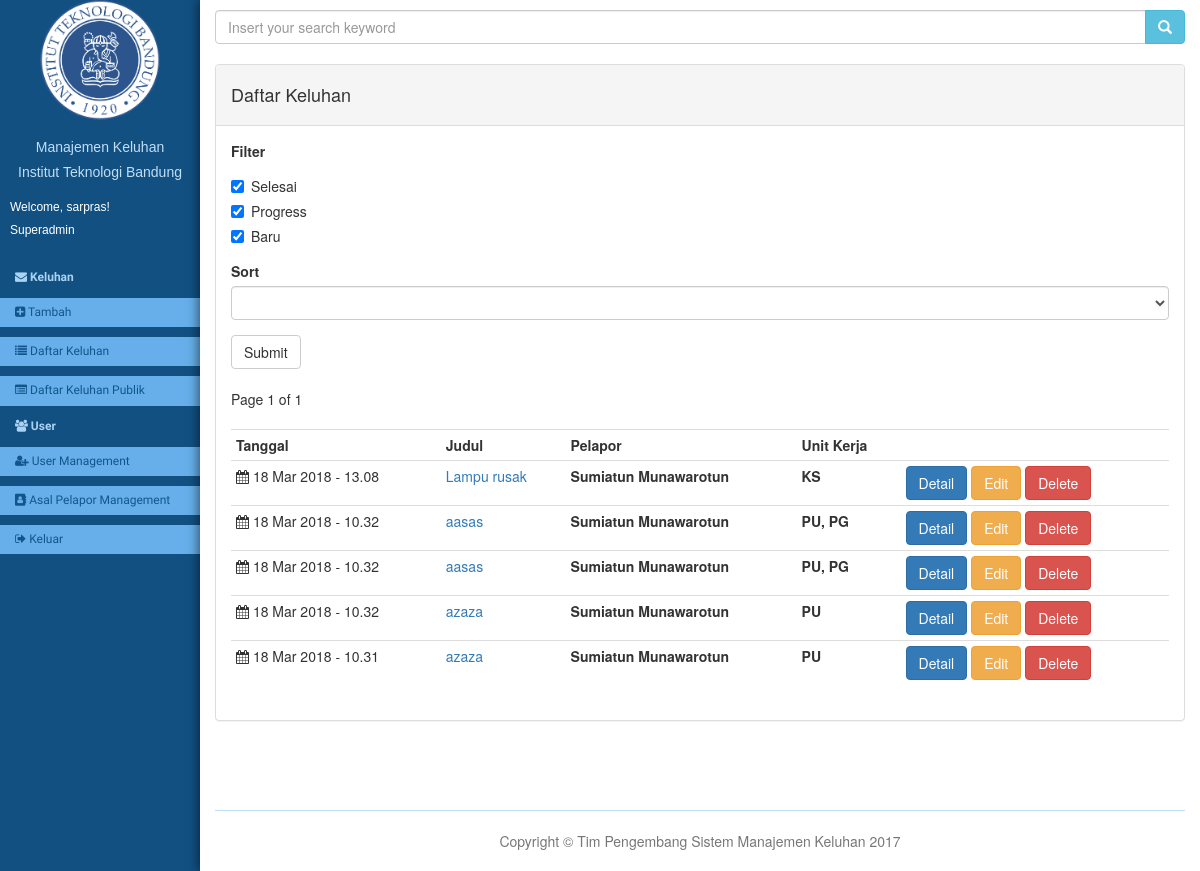
Screenshot of /complaints/ (signed in) with the database file from the repository.
### complaintManager/models.py (models this page shows, shortened)
class Member(models.Model):
    user = models.OneToOneField(User, on_delete=models.CASCADE)
    role = models.ForeignKey(Role, on_delete=models.CASCADE)
    origin = models.ForeignKey(Origin,on_delete=models.CASCADE)
    phone = models.CharField(max_length=20,default='')
    def isSuperadmin(self):
        return self.role.name == 'SA'

class Role(models.Model):
    ROLES = (
        ('PU', 'Perawatan Utilitas'),
        ('PG', 'Perawatan Gedung'),
        ('OG', 'Operasional dan Kebersihan Gedung'),
        ('KS', 'Kebersihan dan Pengelolaan Sampah'),
        ('IA', 'Inventarisasi Aset'),
        ('PDA', 'Pendayagunaan Aset'),
        ('PHA', 'Penghapusan Aset'),
        ('PD', 'Penerimaan dan Distribusi'),
        ('S', 'Sekretariat'),
        ('D', 'Direktur'),
        ('WD', 'Wakil Direktur'),
        ('KAI', 'Kepala Subdit Pendayagunaan Aset dan Inventarisasi'),
        ('KO', 'Kepala Subdit Operasional dan Kebersihan'),
        ('KPA', 'Kepala Subdit Perawatan Aset'),
        ('SA', 'Superadmin'),
    )
    name = models.CharField(max_length=10, choices=ROLES)
    divisions = models.ManyToManyField(Division)
    def __str__(self):
        return dict(self.ROLES)[self.name]

class Complaint(models.Model):
    STATUS = (
        ('S', 'Submitted'),
        ('P', 'On Progress'),
        ('F', 'Finished')
    )
    title = models.CharField(max_length=200)
    description = models.TextField(max_length=500)
    member = models.ForeignKey(Member, on_delete=models.CASCADE)
    location = models.OneToOneField(Location, on_delete=models.CASCADE)
    status = models.CharField(max_length=5, choices=STATUS,
                              null=False, blank=False, default='S')
    priority = models.PositiveIntegerField(default=1)
    assigned_divisions = models.ManyToManyField(Division, blank=True)
    reported = models.DateTimeField(default=timezone.now)
    is_public = models.BooleanField()
    leader = models.ForeignKey(Division, blank=True, null=True, related_name='leader', on_delete=models.PROTECT)

class Division(models.Model):
    DIVISIONS = (
        ('PU', 'Perawatan Utilitas'),
        ('PG', 'Perawatan Gedung'),
        ('OG', 'Operasional dan Kebersihan Gedung'),
        ('KS', 'Kebersihan dan Pengelolaan Sampah'),
        ('IA', 'Inventarisasi Aset'),
        ('PDA', 'Pendayagunaan Aset'),
        ('PHA', 'Penghapusan Aset'),
        ('PD', 'Penerimaan dan Distribusi'),
        ('S', 'Sekretariat'),
    )
    name = models.CharField(max_length=10, choices=DIVISIONS)

### complaintManager/views.py (the view)
# urls.py: url(r'^complaints/$', views.complaint_list, name='complaint_list'),
@login_required
def complaint_list(request):
    success_edit = False
    success_create = False
    if request.GET.get('success_edit'):
        success_edit = True
    if request.GET.get('success_create'):
        success_create = True
    if request.user.member.isSuperadmin():
        accessible_complaints = Complaint.objects.all()
    else:
        accessible_divisions = request.user.member.role.divisions.all()
        accessible_complaints = Complaint.objects.filter(
            assigned_divisions__in=accessible_divisions
        )
    complaints_unpaginated = accessible_complaints.exclude(
        assigned_divisions=None
    )
    orderings = {
        'none': '-reported',  # The default is to order by report time
        'reported': '-reported',  # Default may change one day
        'title': 'title',
    }
    filters = {
        'done': Q(status='F'),
        'progress': Q(status='P'),
        'new': Q(status='S'),
    }
    search_query = request.GET.get('search')
    if search_query :
        complaints_unpaginated = complaints_unpaginated.filter(
            Q(title__icontains=search_query)
            | Q(informer__name__icontains=search_query)
        )
    desired_order = request.GET.get('sort', 'none')
    desired_filter = request.GET.getlist('filter', ['done', 'progress', 'new'])
    filter_qs = [filters[f] for f in desired_filter]
    filter_q = filter_qs[0]
    for q in filter_qs[1:]:
        filter_q = filter_q | q
    complaints_unpaginated = (
        complaints_unpaginated.order_by(orderings[desired_order])
                              .filter(filter_q)
    )
    paginator = Paginator(complaints_unpaginated, 10)
    page = request.GET.get('page')
    try:
        complaints = paginator.page(page)
    except PageNotAnInteger:
        complaints = paginator.page(1)
    except EmptyPage:
        complaints = paginator.page(paginator.num_pages)
    template = 'complaintManager/list-keluhan.html'
    return render(
        request, template, {
            'complaints': complaints,
            'title': 'Daftar Keluhan',
            'success_edit': success_edit,
            'success_create': success_create,
            'search_query' : search_query,
            'list_state': {
                'filter': desired_filter,
                'sort': desired_order
            },
        })

### complaintManager/templates/complaintManager/list-keluhan.html (shortened to what this page needs)
  {% extends "complaintManager/base.html" %}
{% block content %}
<div class="search-input">
    <form class="">
        <div class="input-group col-md-12">
            <input type="text" class="form-control" placeholder="Insert your search keyword" {% if search_query %}value={{ search_query }}{% endif %} name="search" />
            <span class="input-group-btn">
                <button class="btn btn-info" type="submit">
                    <div class="glyphicon glyphicon-search"></div>
                </button>
            </span>
        </div>
    </form>
</div>
<br>
<div class="panel panel-default panel-light">
  <div class="panel-heading">
    <div class="row">
           <div class="col-md-4">
             <h4 clas="panel-title">{{ title }}</h3>
           </div>
       </div>
  </div>
  <div class="panel-body nopadding">
    <form class="">
      <div class="form-group">
        <label>Filter</label>
        <div class="checkbox">
          <label>
            <input type="checkbox" name="filter" value="done"
              {% if 'done' in list_state.filter %}checked{% endif %}
            >
            Selesai
          </label>
        </div>
        <div class="checkbox">
          <label>
            <input type="checkbox" name="filter" value="progress"
              {% if 'progress' in list_state.filter %}checked{% endif %}
            >
            Progress
          </label>
        </div>
        <div class="checkbox">
          <label>
            <input type="checkbox" name="filter" value="new"
              {% if 'new' in list_state.filter %}checked{% endif %}
            >
            Baru
          </label>
        </div>
      </div>
      <div class="form-group">
        <label for="form-sort">Sort</label>
        <select class="form-control" name="sort">
          <option value="none" {% if list_state.sort == 'none' %}selected{% endif %}></option>
          <option value="reported" {% if list_state.sort == 'reported' %}selected{% endif %}>Tanggal Laporan</option>
        </select>
      </div>
      <button type="submit" class="btn btn-default">Submit</button>
    </form>
    <table class="table table-condensed table-hover summary-report">
      <tbody id="summary_report">
        <tr>
          <th>Tanggal</th>
          <th>Judul</th>
          <th>Pelapor</th>
          <th>Unit Kerja</th>
          <th></th>
        </tr>
        {% for complaint in complaints %}
        <tr>
          <td class="date-time">
            <i class="fa fa-calendar"></i> {{ complaint.reported | date:"j M Y - G.i" }}
          </td>
          <td><a href="{% url 'complaintManager:complaint_status' complaint.id %}">{{ complaint.title }}</a></td>
          <td class="contact-note">
            <strong>{{ complaint.member.user.first_name }} {{ complaint.member.user.last_name}} </strong>
          </td>
          <td class="contact-note">
            <strong>{% for division in complaint.assigned_divisions.all %}
              {{ division.name }}{% if not forloop.last %}, {% endif %}
            {% endfor %}</strong>
          </td>
          <td>
            <a href="{% url 'complaintManager:complaint_status' complaint.id %}" class="btn btn-primary">Detail</a>
            {% if user.member.role.name == 'SA' %}
            <a href="{% url 'complaintManager:complaint_edit' complaint.id %}" class="btn btn-warning">Edit</a>
            <button type="button" class="btn btn-danger" id="delete-keluhan"
            data-toggle="modal" data-target="#deleteKeluhan">Delete</button>
            {% endif %}
          </td>
        </tr>
        {% endfor %}
        <div class="pagination">
            <span class="step-links">
                <span class="current">
                    Page {{ complaints.number }} of {{ complaints.paginator.num_pages }}
                </span>
            </span>
        </div>
      </tbody>
    </table>
  </div>
</div>
{% endblock %}

### complaintManager/templates/complaintManager/base.html (shortened to what this page needs)
{% load static %}
<!DOCTYPE html>
<html lang="en">
<head>
  <link href="{% static 'complaintManager/css/bootstrap.min.css' %}" rel="stylesheet">
  <link rel="stylesheet" href="{% static 'complaintManager/css/main.css' %}">
  <link href="{% static 'complaintManager/font-awesome/css/font-awesome.min.css' %}" rel="stylesheet" type="text/css">
</head>
<body>
  <div class="container-fluid">
    <div class="row">
      <div class="col-md-2 sidebar" id="sidebar-wrapper">
        <ul class="nav nav-stacked nav-pills">
          <div class="text-center">
            <a href="{% url 'complaintManager:index' %}" class="sidebar-title">
              <img id="logo-itb" height="120px" width="120px" name="Logo" class="img-circle" src="{% static 'complaintManager/img/logo-itb.png' %}" alt="logo-itb">
              <h5 id="title">Manajemen Keluhan</h5>
              <h5 id="title">Institut Teknologi Bandung</h5>
            </a>
            {% if user.is_authenticated %}
            <div class="user-profile text-left" style="color: white; padding: 0 1rem;">
              <h6 id="title">Welcome, {{ user.username }}!</h5>
              <h6 id="title">{{ user.member.role }}</h5>
            </div>
            {% endif %}
          </div>
          {% if user.is_authenticated %}
          {% block sidebar %}
          <ul class="nav">
            <li class="sidebar-menu-section-header">
              <i class="fa fa-envelope"></i> Keluhan
            </li>
            {% if user.member.isSuperadmin %}
            <li><a href="{% url 'complaintManager:complaint_create' %}">
              <i class="fa fa-plus-square"></i> Tambah
            </a></li>
            {% endif %}
            <li><a href="{% url 'complaintManager:complaint_list' %}">
              <i class="fa fa-list"></i> Daftar Keluhan
            </a></li>
            {% if user.member.isSuperadmin %}
            <li><a href="{% url 'complaintManager:complaint_list_public' %}">
              <i class="fa fa-list-alt"></i> Daftar Keluhan Publik
            </a></li>
            {% endif %}
            <li class="sidebar-menu-section-header">
              <i class="fa fa-users"></i> User
            </li>
            {% if user.member.isSuperadmin %}
              <li><a href="{% url 'complaintManager:user_index' %}">
                <i class="fa fa-user-plus"></i> User Management
              </a></li>
              <li><a href="{% url 'complaintManager:informer_origin_index' %}">
                <i class="fa fa-address-book"></i> Asal Pelapor Management
              </a></li>
            {% endif %}
            <li><a href="{% url 'complaintManager:logout' %}">
              <i class="fa fa-sign-out"></i> Keluar
            </a></li>
          </ul>
          {% endblock %}
          {% endif %}
        </ul>
      </div>
      <div class="col-md-10 content-container">
        <div class="page-content-container">
          {% block content %}
          {% endblock %}
        </div>
        <footer id="contact">
          <div class="container-fluid">
            <div class="row">
              <div class="col-lg-10 col-lg-offset-1 text-center">
                <p class="text-muted">Copyright &copy; Tim Pengembang Sistem Manajemen Keluhan 2017</p>
              </div>
            </div>
          </div>
        </footer>
      </div>
    </div>
  </div>
</body>
</html>

### complaintManager/static/complaintManager/css/main.css (style rules this page uses)
body { background-color: hsl(207, 76%, 29%); }
.content-container { background-color: #fff; min-height: 100vh; padding-top: 1rem; padding-bottom: 1rem; box-shadow: -2px 0 10px rgba(0, 0, 0, 0.5); }
footer { border-top: 1px solid hsl(207, 76%, 86%); padding-top: 2rem; margin-top: 2rem; }
.sidebar { font-family: 'Raleway', sans-serif; font-size: 1.2rem; overflow-y: auto; right: 0; padding-left: 0; padding-right: 0; }
.sidebar-title { color: white; display: block; }
.sidebar .nav > li { margin: 1rem 0; }
.sidebar .nav > li > a { border-radius: 0; background-color: hsl(207, 76%, 66%); padding-top: 0.5em; padding-bottom: 0.5em; color: hsl(207, 76%, 31%); }
.page-content-container { min-height: calc(100vh - 20px); }
.sidebar-menu-section-header { padding: 0rem 1.5rem; line-height: 21px; margin-top: 30.5px; font-weight: 700; color: hsl(207, 76%, 81%); }
#title { font-family: 'Merriweather Sans', sans-serif; }
.user-profile { margin-top: 20px; margin-bottom: 20px; }

### complaintManager/templates/complaintManager/base.html (style rules this page uses)
#logo-itb { 1 margin-top: 10px; margin-bottom: 10px; }

### rows the page displays
Complaint: reported "18 Mar 2018 - 13.08", title "Lampu rusak", member.user.first_name "Sumiatun", member.user.last_name "Munawarotun"
Division: name "KS"
Complaint: reported "18 Mar 2018 - 10.32", title "aasas", member.user.first_name "Sumiatun", member.user.last_name "Munawarotun"
Division: name "PU"
Division: name "PG"
Complaint: reported "18 Mar 2018 - 10.32", title "aasas", member.user.first_name "Sumiatun", member.user.last_name "Munawarotun"
Complaint: reported "18 Mar 2018 - 10.32", title "azaza", member.user.first_name "Sumiatun", member.user.last_name "Munawarotun"
Complaint: reported "18 Mar 2018 - 10.31", title "azaza", member.user.first_name "Sumiatun", member.user.last_name "Munawarotun"

### other values shown
{{ user.username }} "sarpras"
{{ user.member.role }} "Superadmin"
{{ title }} "Daftar Keluhan"
{{ complaints.number }} "1"
{{ complaints.paginator.num_pages }} "1"
